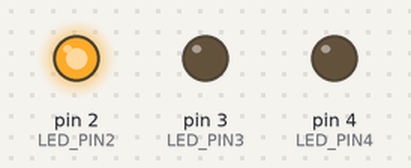
This sketch was run on a simulated Arduino Uno, built with avr-gcc and run on an emulated ATmega328P. On the bench: output pins drawn as LEDs (lit = HIGH).

Above: at 1.5 s.
At 6.0 s:
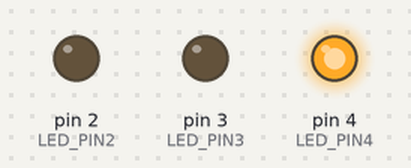
At 8.2 s:
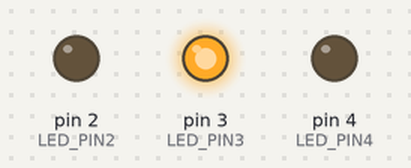
Timing chart, 0 to 11.7 s (numbered marks = the images above):
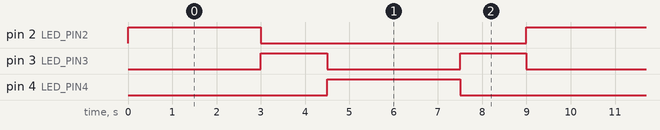

The sketch:

traffic-light.ino
```cpp
constexpr int LED_PIN2 = 2;
constexpr int LED_PIN3 = 3;
constexpr int LED_PIN4 = 4;

constexpr int LONG_INTERVAL = 3000;
constexpr int SHORT_INTERVAL = 1500;

// the setup function runs once when you press reset or power the board
void setup() {
  // initialize digital pin LED_BUILTIN as an output.
  //pinMode(LED_BUILTIN, OUTPUT);

  pinMode(LED_PIN2, OUTPUT);
  pinMode(LED_PIN3, OUTPUT);
  pinMode(LED_PIN4, OUTPUT);
}

// the loop function runs over and over again forever
void loop() {
  //digitalWrite(LED_BUILTIN, HIGH);   // turn the LED on by making the voltage HIGH

  // RED LIGHT
  digitalWrite(LED_PIN2, HIGH);
  digitalWrite(LED_PIN3, LOW);
  digitalWrite(LED_PIN4, LOW);
  delay(LONG_INTERVAL);                      // wait for a second

  // YELLOW LIGHT
  digitalWrite(LED_PIN2, LOW);
  digitalWrite(LED_PIN3, HIGH);
  digitalWrite(LED_PIN4, LOW);
  delay(SHORT_INTERVAL);                      // wait for a second

  // GREEN LIGHT
  digitalWrite(LED_PIN2, LOW);
  digitalWrite(LED_PIN3, LOW);
  digitalWrite(LED_PIN4, HIGH);
  delay(LONG_INTERVAL);                      // wait for a second

  // YELLOW LIGHT
  digitalWrite(LED_PIN2, LOW);
  digitalWrite(LED_PIN3, HIGH);
  digitalWrite(LED_PIN4, LOW);
  delay(SHORT_INTERVAL);                      // wait for a second
}
```

Measured:
- by itself, pin 2 (LED_PIN2), pin 4 (LED_PIN4): alternates HIGH for 3.0 s and LOW for 6.0 s
- by itself, pin 3 (LED_PIN3): alternates HIGH for 1.5 s and LOW for 3.0 s
- by itself, everything shown: repeats every 9.0 s, in 4 steps
